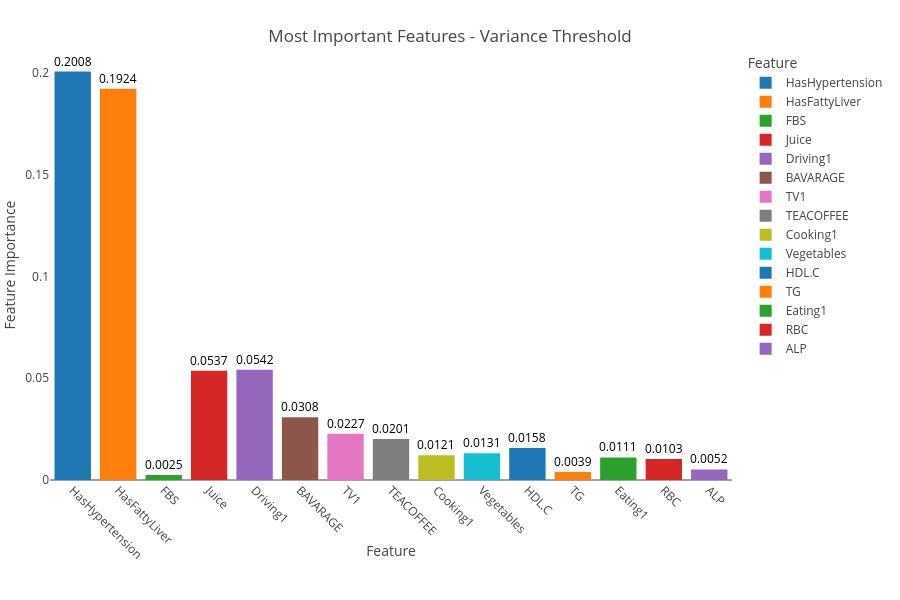
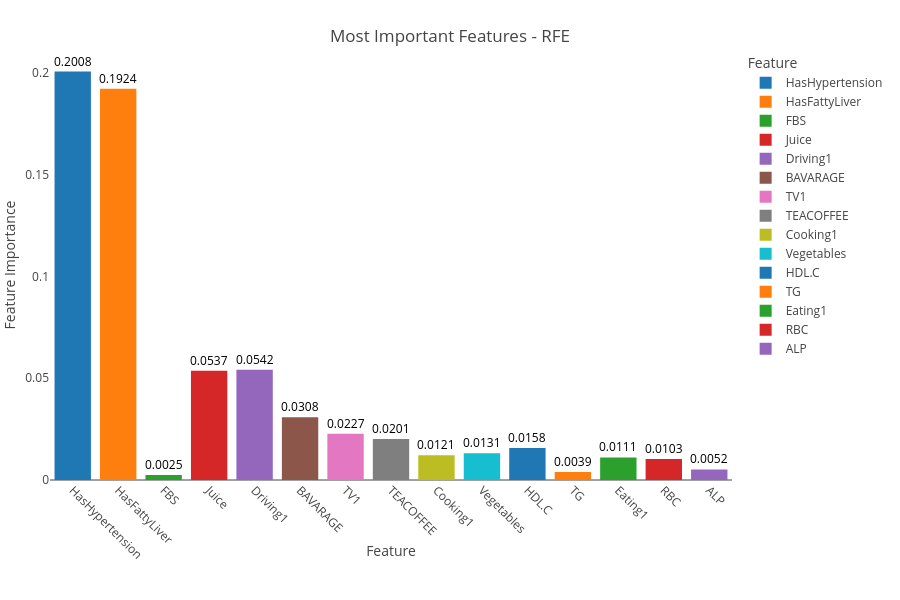
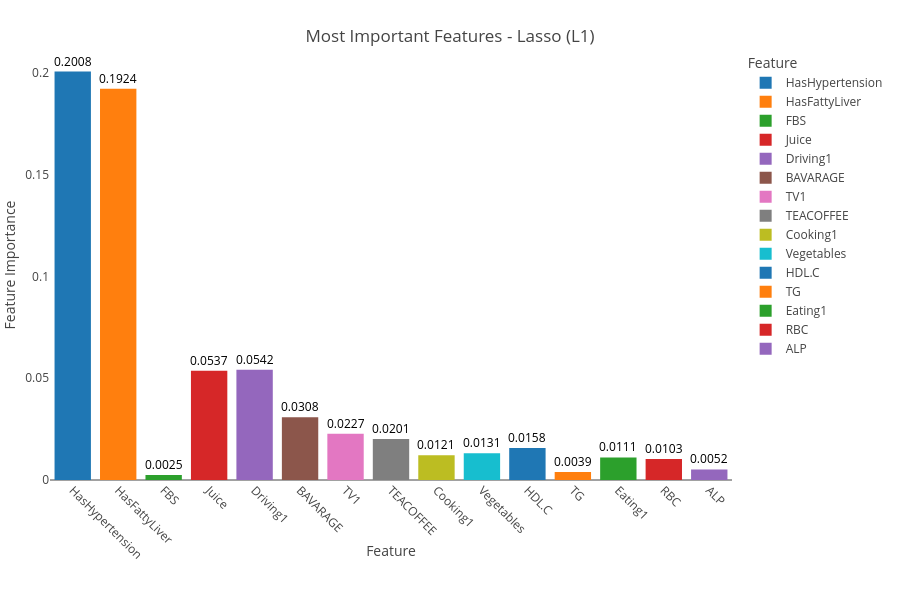
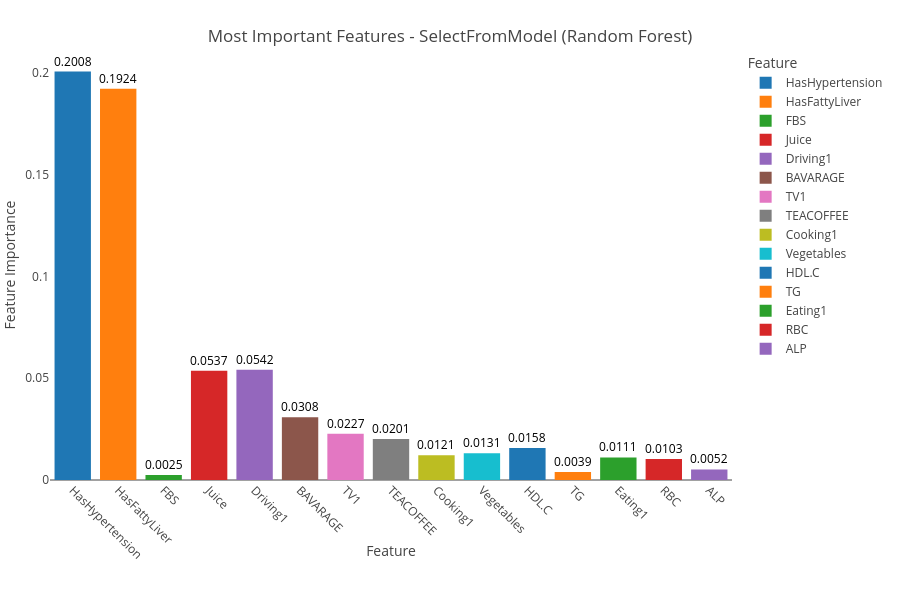

Notebook code for these charts, in order:
### Code cell
import pandas as pd
import plotly.express as px

# Assuming `X` is your DataFrame with the real feature names (predictors)
# Assuming `feature_importances` is a dictionary where each key is a method, 
# and the value is a pandas Series or DataFrame with feature importance scores.

# Convert the feature importances into a DataFrame for visualization
importance_df = pd.DataFrame(feature_importances).T  # Transpose so that methods are rows
importance_df.columns = X_train.columns  # Use the actual feature names from X
importance_df.columns = importance_df.columns.str.replace(r'num_imputer__','')

importance_df = importance_df.reset_index().rename(columns={'index': 'Feature Selection Method'})

# Determine the most important predictors (e.g., top N important features)
top_n = 15  # You can change this number to select more or fewer features

# Aggregate feature importance across all methods by averaging importance scores
importance_avg = importance_df.drop('Feature Selection Method', axis=1).mean(axis=0)

# Get the top N most important features based on average importance across methods
top_features = importance_avg.nlargest(top_n).index

# Filter the original importance DataFrame to include only the top features
importance_top_features_df = importance_df[['Feature Selection Method'] + list(top_features)]

# Melt the DataFrame for better visualization
importance_melted = importance_top_features_df.melt(id_vars=['Feature Selection Method'], 
                                                    var_name='Feature', 
                                                    value_name='Importance')

# Generate separate charts for each feature selection method
for method in importance_melted['Feature Selection Method'].unique():
    # Filter the data for the current method
    method_data = importance_melted[importance_melted['Feature Selection Method'] == method]

    # Create a bar plot for the current method
    fig_importance = px.bar(
        method_data,
        x='Feature',
        y='Importance',
        color='Feature',
        title=f'Most Important Features - {method}',
        labels={'Importance': 'Feature Importance', 'Feature Selection Method': 'Method'},
        height=600,
        category_orders={'Feature': list(top_features)},  # Ensure top features are sorted
        color_continuous_scale='Viridis',  # Use a gradient color scale for visual effect
    )

    # Add annotations for each bar with the importance value
    for i, row in method_data.iterrows():
        fig_importance.add_annotation(
            x=row['Feature'],
            y=row['Importance'],
            text=f"{row['Importance']:.4f}",  # Format to 4 decimal places
            showarrow=False,
            font=dict(size=12, color='black'),
            align="center",
            yanchor="bottom"  # Corrected from "verticalalignment"
        )

    # Update plot layout for better presentation
    fig_importance.update_layout(
        legend_title="Feature",
        xaxis_title="Feature",
        yaxis_title="Feature Importance",
        xaxis={'tickangle': 45, 'showgrid': False},  # Rotate feature labels for readability
        yaxis={'showgrid': True, 'gridcolor': 'rgba(255, 255, 255, 0.3)'},  # Add gridlines
        plot_bgcolor='rgba(0,0,0,0)',  # Make background transparent
        margin=dict(t=50, b=120, l=50, r=50),  # Adjust margins
        title_x=0.5,  # Center the title
        title_y=0.95,  # Move title to top
    )

    # Show the plot for the current method
    fig_importance.show()
    title=str(f'Most Important Features - {method}')
    fig_importance.write_image("Images/"+title + ".png", scale=6)

### Figure 1 — Plotly figure (JSON) as saved in the notebook; plotly's stock layout.template omitted (floating-point values rounded to 4 significant figures)
{"data": [{"hovertemplate": "Feature=%{x}<br>Feature Importance=%{y}<extra></extra>", "legendgroup": "HasHypertension", "marker": {"color": "#1F77B4", "pattern": {"shape": ""}}, "name": "HasHypertension", "orientation": "v", "showlegend": true, "textposition": "auto", "type": "bar", "x": ["HasHypertension"], "xaxis": "x", "y": [0.2008], "yaxis": "y"}, {"hovertemplate": "Feature=%{x}<br>Feature Importance=%{y}<extra></extra>", "legendgroup": "HasFattyLiver", "marker": {"color": "#FF7F0E", "pattern": {"shape": ""}}, "name": "HasFattyLiver", "orientation": "v", "showlegend": true, "textposition": "auto", "type": "bar", "x": ["HasFattyLiver"], "xaxis": "x", "y": [0.1924], "yaxis": "y"}, {"hovertemplate": "Feature=%{x}<br>Feature Importance=%{y}<extra></extra>", "legendgroup": "FBS", "marker": {"color": "#2CA02C", "pattern": {"shape": ""}}, "name": "FBS", "orientation": "v", "showlegend": true, "textposition": "auto", "type": "bar", "x": ["FBS"], "xaxis": "x", "y": [0.002503], "yaxis": "y"}, {"hovertemplate": "Feature=%{x}<br>Feature Importance=%{y}<extra></extra>", "legendgroup": "Juice", "marker": {"color": "#D62728", "pattern": {"shape": ""}}, "name": "Juice", "orientation": "v", "showlegend": true, "textposition": "auto", "type": "bar", "x": ["Juice"], "xaxis": "x", "y": [0.05367], "yaxis": "y"}, {"hovertemplate": "Feature=%{x}<br>Feature Importance=%{y}<extra></extra>", "legendgroup": "Driving1", "marker": {"color": "#9467BD", "pattern": {"shape": ""}}, "name": "Driving1", "orientation": "v", "showlegend": true, "textposition": "auto", "type": "bar", "x": ["Driving1"], "xaxis": "x", "y": [0.05421], "yaxis": "y"}, {"hovertemplate": "Feature=%{x}<br>Feature Importance=%{y}<extra></extra>", "legendgroup": "BAVARAGE", "marker": {"color": "#8C564B", "pattern": {"shape": ""}}, "name": "BAVARAGE", "orientation": "v", "showlegend": true, "textposition": "auto", "type": "bar", "x": ["BAVARAGE"], "xaxis": "x", "y": [0.03084], "yaxis": "y"}, {"hovertemplate": "Feature=%{x}<br>Feature Importance=%{y}<extra></extra>", "legendgroup": "TV1", "marker": {"color": "#E377C2", "pattern": {"shape": ""}}, "name": "TV1", "orientation": "v", "showlegend": true, "textposition": "auto", "type": "bar", "x": ["TV1"], "xaxis": "x", "y": [0.02273], "yaxis": "y"}, {"hovertemplate": "Feature=%{x}<br>Feature Importance=%{y}<extra></extra>", "legendgroup": "TEACOFFEE", "marker": {"color": "#7F7F7F", "pattern": {"shape": ""}}, "name": "TEACOFFEE", "orientation": "v", "showlegend": true, "textposition": "auto", "type": "bar", "x": ["TEACOFFEE"], "xaxis": "x", "y": [0.02011], "yaxis": "y"}, {"hovertemplate": "Feature=%{x}<br>Feature Importance=%{y}<extra></extra>", "legendgroup": "Cooking1", "marker": {"color": "#BCBD22", "pattern": {"shape": ""}}, "name": "Cooking1", "orientation": "v", "showlegend": true, "textposition": "auto", "type": "bar", "x": ["Cooking1"], "xaxis": "x", "y": [0.01211], "yaxis": "y"}, {"hovertemplate": "Feature=%{x}<br>Feature Importance=%{y}<extra></extra>", "legendgroup": "Vegetables", "marker": {"color": "#17BECF", "pattern": {"shape": ""}}, "name": "Vegetables", "orientation": "v", "showlegend": true, "textposition": "auto", "type": "bar", "x": ["Vegetables"], "xaxis": "x", "y": [0.0131], "yaxis": "y"}, {"hovertemplate": "Feature=%{x}<br>Feature Importance=%{y}<extra></extra>", "legendgroup": "HDL.C", "marker": {"color": "#1F77B4", "pattern": {"shape": ""}}, "name": "HDL.C", "orientation": "v", "showlegend": true, "textposition": "auto", "type": "bar", "x": ["HDL.C"], "xaxis": "x", "y": [0.01579], "yaxis": "y"}, {"hovertemplate": "Feature=%{x}<br>Feature Importance=%{y}<extra></extra>", "legendgroup": "TG", "marker": {"color": "#FF7F0E", "pattern": {"shape": ""}}, "name": "TG", "orientation": "v", "showlegend": true, "textposition": "auto", "type": "bar", "x": ["TG"], "xaxis": "x", "y": [0.003879], "yaxis": "y"}, {"hovertemplate": "Feature=%{x}<br>Feature Importance=%{y}<extra></extra>", "legendgroup": "Eating1", "marker": {"color": "#2CA02C", "pattern": {"shape": ""}}, "name": "Eating1", "orientation": "v", "showlegend": true, "textposition": "auto", "type": "bar", "x": ["Eating1"], "xaxis": "x", "y": [0.01108], "yaxis": "y"}, {"hovertemplate": "Feature=%{x}<br>Feature Importance=%{y}<extra></extra>", "legendgroup": "RBC", "marker": {"color": "#D62728", "pattern": {"shape": ""}}, "name": "RBC", "orientation": "v", "showlegend": true, "textposition": "auto", "type": "bar", "x": ["RBC"], "xaxis": "x", "y": [0.01027], "yaxis": "y"}, {"hovertemplate": "Feature=%{x}<br>Feature Importance=%{y}<extra></extra>", "legendgroup": "ALP", "marker": {"color": "#9467BD", "pattern": {"shape": ""}}, "name": "ALP", "orientation": "v", "showlegend": true, "textposition": "auto", "type": "bar", "x": ["ALP"], "xaxis": "x", "y": [0.005174], "yaxis": "y"}], "layout": {"annotations": [{"align": "center", "font": {"color": "black", "size": 12}, "showarrow": false, "text": "0.2008", "x": "HasHypertension", "y": 0.2008, "yanchor": "bottom"}, {"align": "center", "font": {"color": "black", "size": 12}, "showarrow": false, "text": "0.1924", "x": "HasFattyLiver", "y": 0.1924, "yanchor": "bottom"}, {"align": "center", "font": {"color": "black", "size": 12}, "showarrow": false, "text": "0.0025", "x": "FBS", "y": 0.002503, "yanchor": "bottom"}, {"align": "center", "font": {"color": "black", "size": 12}, "showarrow": false, "text": "0.0537", "x": "Juice", "y": 0.05367, "yanchor": "bottom"}, {"align": "center", "font": {"color": "black", "size": 12}, "showarrow": false, "text": "0.0542", "x": "Driving1", "y": 0.05421, "yanchor": "bottom"}, {"align": "center", "font": {"color": "black", "size": 12}, "showarrow": false, "text": "0.0308", "x": "BAVARAGE", "y": 0.03084, "yanchor": "bottom"}, {"align": "center", "font": {"color": "black", "size": 12}, "showarrow": false, "text": "0.0227", "x": "TV1", "y": 0.02273, "yanchor": "bottom"}, {"align": "center", "font": {"color": "black", "size": 12}, "showarrow": false, "text": "0.0201", "x": "TEACOFFEE", "y": 0.02011, "yanchor": "bottom"}, {"align": "center", "font": {"color": "black", "size": 12}, "showarrow": false, "text": "0.0121", "x": "Cooking1", "y": 0.01211, "yanchor": "bottom"}, {"align": "center", "font": {"color": "black", "size": 12}, "showarrow": false, "text": "0.0131", "x": "Vegetables", "y": 0.0131, "yanchor": "bottom"}, {"align": "center", "font": {"color": "black", "size": 12}, "showarrow": false, "text": "0.0158", "x": "HDL.C", "y": 0.01579, "yanchor": "bottom"}, {"align": "center", "font": {"color": "black", "size": 12}, "showarrow": false, "text": "0.0039", "x": "TG", "y": 0.003879, "yanchor": "bottom"}, {"align": "center", "font": {"color": "black", "size": 12}, "showarrow": false, "text": "0.0111", "x": "Eating1", "y": 0.01108, "yanchor": "bottom"}, {"align": "center", "font": {"color": "black", "size": 12}, "showarrow": false, "text": "0.0103", "x": "RBC", "y": 0.01027, "yanchor": "bottom"}, {"align": "center", "font": {"color": "black", "size": 12}, "showarrow": false, "text": "0.0052", "x": "ALP", "y": 0.005174, "yanchor": "bottom"}], "barmode": "relative", "height": 600, "legend": {"title": {"text": "Feature"}, "tracegroupgap": 0}, "margin": {"b": 120, "l": 50, "r": 50, "t": 50}, "plot_bgcolor": "rgba(0,0,0,0)", "title": {"text": "Most Important Features - Variance Threshold", "x": 0.5, "y": 0.95}, "xaxis": {"anchor": "y", "categoryarray": ["HasHypertension", "HasFattyLiver", "FBS", "Juice", "Driving1", "BAVARAGE", "TV1", "TEACOFFEE", "Cooking1", "Vegetables", "HDL.C", "TG", "Eating1", "RBC", "ALP"], "categoryorder": "array", "domain": [0, 1], "showgrid": false, "tickangle": 45, "title": {"text": "Feature"}}, "yaxis": {"anchor": "x", "domain": [0, 1], "gridcolor": "rgba(255, 255, 255, 0.3)", "showgrid": true, "title": {"text": "Feature Importance"}}}}

### Figure 2 — Plotly figure (JSON) as saved in the notebook; plotly's stock layout.template omitted (floating-point values rounded to 4 significant figures)
{"data": [{"hovertemplate": "Feature=%{x}<br>Feature Importance=%{y}<extra></extra>", "legendgroup": "HasHypertension", "marker": {"color": "#1F77B4", "pattern": {"shape": ""}}, "name": "HasHypertension", "orientation": "v", "showlegend": true, "textposition": "auto", "type": "bar", "x": ["HasHypertension"], "xaxis": "x", "y": [0.2008], "yaxis": "y"}, {"hovertemplate": "Feature=%{x}<br>Feature Importance=%{y}<extra></extra>", "legendgroup": "HasFattyLiver", "marker": {"color": "#FF7F0E", "pattern": {"shape": ""}}, "name": "HasFattyLiver", "orientation": "v", "showlegend": true, "textposition": "auto", "type": "bar", "x": ["HasFattyLiver"], "xaxis": "x", "y": [0.1924], "yaxis": "y"}, {"hovertemplate": "Feature=%{x}<br>Feature Importance=%{y}<extra></extra>", "legendgroup": "FBS", "marker": {"color": "#2CA02C", "pattern": {"shape": ""}}, "name": "FBS", "orientation": "v", "showlegend": true, "textposition": "auto", "type": "bar", "x": ["FBS"], "xaxis": "x", "y": [0.002503], "yaxis": "y"}, {"hovertemplate": "Feature=%{x}<br>Feature Importance=%{y}<extra></extra>", "legendgroup": "Juice", "marker": {"color": "#D62728", "pattern": {"shape": ""}}, "name": "Juice", "orientation": "v", "showlegend": true, "textposition": "auto", "type": "bar", "x": ["Juice"], "xaxis": "x", "y": [0.05367], "yaxis": "y"}, {"hovertemplate": "Feature=%{x}<br>Feature Importance=%{y}<extra></extra>", "legendgroup": "Driving1", "marker": {"color": "#9467BD", "pattern": {"shape": ""}}, "name": "Driving1", "orientation": "v", "showlegend": true, "textposition": "auto", "type": "bar", "x": ["Driving1"], "xaxis": "x", "y": [0.05421], "yaxis": "y"}, {"hovertemplate": "Feature=%{x}<br>Feature Importance=%{y}<extra></extra>", "legendgroup": "BAVARAGE", "marker": {"color": "#8C564B", "pattern": {"shape": ""}}, "name": "BAVARAGE", "orientation": "v", "showlegend": true, "textposition": "auto", "type": "bar", "x": ["BAVARAGE"], "xaxis": "x", "y": [0.03084], "yaxis": "y"}, {"hovertemplate": "Feature=%{x}<br>Feature Importance=%{y}<extra></extra>", "legendgroup": "TV1", "marker": {"color": "#E377C2", "pattern": {"shape": ""}}, "name": "TV1", "orientation": "v", "showlegend": true, "textposition": "auto", "type": "bar", "x": ["TV1"], "xaxis": "x", "y": [0.02273], "yaxis": "y"}, {"hovertemplate": "Feature=%{x}<br>Feature Importance=%{y}<extra></extra>", "legendgroup": "TEACOFFEE", "marker": {"color": "#7F7F7F", "pattern": {"shape": ""}}, "name": "TEACOFFEE", "orientation": "v", "showlegend": true, "textposition": "auto", "type": "bar", "x": ["TEACOFFEE"], "xaxis": "x", "y": [0.02011], "yaxis": "y"}, {"hovertemplate": "Feature=%{x}<br>Feature Importance=%{y}<extra></extra>", "legendgroup": "Cooking1", "marker": {"color": "#BCBD22", "pattern": {"shape": ""}}, "name": "Cooking1", "orientation": "v", "showlegend": true, "textposition": "auto", "type": "bar", "x": ["Cooking1"], "xaxis": "x", "y": [0.01211], "yaxis": "y"}, {"hovertemplate": "Feature=%{x}<br>Feature Importance=%{y}<extra></extra>", "legendgroup": "Vegetables", "marker": {"color": "#17BECF", "pattern": {"shape": ""}}, "name": "Vegetables", "orientation": "v", "showlegend": true, "textposition": "auto", "type": "bar", "x": ["Vegetables"], "xaxis": "x", "y": [0.0131], "yaxis": "y"}, {"hovertemplate": "Feature=%{x}<br>Feature Importance=%{y}<extra></extra>", "legendgroup": "HDL.C", "marker": {"color": "#1F77B4", "pattern": {"shape": ""}}, "name": "HDL.C", "orientation": "v", "showlegend": true, "textposition": "auto", "type": "bar", "x": ["HDL.C"], "xaxis": "x", "y": [0.01579], "yaxis": "y"}, {"hovertemplate": "Feature=%{x}<br>Feature Importance=%{y}<extra></extra>", "legendgroup": "TG", "marker": {"color": "#FF7F0E", "pattern": {"shape": ""}}, "name": "TG", "orientation": "v", "showlegend": true, "textposition": "auto", "type": "bar", "x": ["TG"], "xaxis": "x", "y": [0.003879], "yaxis": "y"}, {"hovertemplate": "Feature=%{x}<br>Feature Importance=%{y}<extra></extra>", "legendgroup": "Eating1", "marker": {"color": "#2CA02C", "pattern": {"shape": ""}}, "name": "Eating1", "orientation": "v", "showlegend": true, "textposition": "auto", "type": "bar", "x": ["Eating1"], "xaxis": "x", "y": [0.01108], "yaxis": "y"}, {"hovertemplate": "Feature=%{x}<br>Feature Importance=%{y}<extra></extra>", "legendgroup": "RBC", "marker": {"color": "#D62728", "pattern": {"shape": ""}}, "name": "RBC", "orientation": "v", "showlegend": true, "textposition": "auto", "type": "bar", "x": ["RBC"], "xaxis": "x", "y": [0.01027], "yaxis": "y"}, {"hovertemplate": "Feature=%{x}<br>Feature Importance=%{y}<extra></extra>", "legendgroup": "ALP", "marker": {"color": "#9467BD", "pattern": {"shape": ""}}, "name": "ALP", "orientation": "v", "showlegend": true, "textposition": "auto", "type": "bar", "x": ["ALP"], "xaxis": "x", "y": [0.005174], "yaxis": "y"}], "layout": {"annotations": [{"align": "center", "font": {"color": "black", "size": 12}, "showarrow": false, "text": "0.2008", "x": "HasHypertension", "y": 0.2008, "yanchor": "bottom"}, {"align": "center", "font": {"color": "black", "size": 12}, "showarrow": false, "text": "0.1924", "x": "HasFattyLiver", "y": 0.1924, "yanchor": "bottom"}, {"align": "center", "font": {"color": "black", "size": 12}, "showarrow": false, "text": "0.0025", "x": "FBS", "y": 0.002503, "yanchor": "bottom"}, {"align": "center", "font": {"color": "black", "size": 12}, "showarrow": false, "text": "0.0537", "x": "Juice", "y": 0.05367, "yanchor": "bottom"}, {"align": "center", "font": {"color": "black", "size": 12}, "showarrow": false, "text": "0.0542", "x": "Driving1", "y": 0.05421, "yanchor": "bottom"}, {"align": "center", "font": {"color": "black", "size": 12}, "showarrow": false, "text": "0.0308", "x": "BAVARAGE", "y": 0.03084, "yanchor": "bottom"}, {"align": "center", "font": {"color": "black", "size": 12}, "showarrow": false, "text": "0.0227", "x": "TV1", "y": 0.02273, "yanchor": "bottom"}, {"align": "center", "font": {"color": "black", "size": 12}, "showarrow": false, "text": "0.0201", "x": "TEACOFFEE", "y": 0.02011, "yanchor": "bottom"}, {"align": "center", "font": {"color": "black", "size": 12}, "showarrow": false, "text": "0.0121", "x": "Cooking1", "y": 0.01211, "yanchor": "bottom"}, {"align": "center", "font": {"color": "black", "size": 12}, "showarrow": false, "text": "0.0131", "x": "Vegetables", "y": 0.0131, "yanchor": "bottom"}, {"align": "center", "font": {"color": "black", "size": 12}, "showarrow": false, "text": "0.0158", "x": "HDL.C", "y": 0.01579, "yanchor": "bottom"}, {"align": "center", "font": {"color": "black", "size": 12}, "showarrow": false, "text": "0.0039", "x": "TG", "y": 0.003879, "yanchor": "bottom"}, {"align": "center", "font": {"color": "black", "size": 12}, "showarrow": false, "text": "0.0111", "x": "Eating1", "y": 0.01108, "yanchor": "bottom"}, {"align": "center", "font": {"color": "black", "size": 12}, "showarrow": false, "text": "0.0103", "x": "RBC", "y": 0.01027, "yanchor": "bottom"}, {"align": "center", "font": {"color": "black", "size": 12}, "showarrow": false, "text": "0.0052", "x": "ALP", "y": 0.005174, "yanchor": "bottom"}], "barmode": "relative", "height": 600, "legend": {"title": {"text": "Feature"}, "tracegroupgap": 0}, "margin": {"b": 120, "l": 50, "r": 50, "t": 50}, "plot_bgcolor": "rgba(0,0,0,0)", "title": {"text": "Most Important Features - RFE", "x": 0.5, "y": 0.95}, "xaxis": {"anchor": "y", "categoryarray": ["HasHypertension", "HasFattyLiver", "FBS", "Juice", "Driving1", "BAVARAGE", "TV1", "TEACOFFEE", "Cooking1", "Vegetables", "HDL.C", "TG", "Eating1", "RBC", "ALP"], "categoryorder": "array", "domain": [0, 1], "showgrid": false, "tickangle": 45, "title": {"text": "Feature"}}, "yaxis": {"anchor": "x", "domain": [0, 1], "gridcolor": "rgba(255, 255, 255, 0.3)", "showgrid": true, "title": {"text": "Feature Importance"}}}}

### Figure 3 — Plotly figure (JSON) as saved in the notebook; plotly's stock layout.template omitted (floating-point values rounded to 4 significant figures)
{"data": [{"hovertemplate": "Feature=%{x}<br>Feature Importance=%{y}<extra></extra>", "legendgroup": "HasHypertension", "marker": {"color": "#1F77B4", "pattern": {"shape": ""}}, "name": "HasHypertension", "orientation": "v", "showlegend": true, "textposition": "auto", "type": "bar", "x": ["HasHypertension"], "xaxis": "x", "y": [0.2008], "yaxis": "y"}, {"hovertemplate": "Feature=%{x}<br>Feature Importance=%{y}<extra></extra>", "legendgroup": "HasFattyLiver", "marker": {"color": "#FF7F0E", "pattern": {"shape": ""}}, "name": "HasFattyLiver", "orientation": "v", "showlegend": true, "textposition": "auto", "type": "bar", "x": ["HasFattyLiver"], "xaxis": "x", "y": [0.1924], "yaxis": "y"}, {"hovertemplate": "Feature=%{x}<br>Feature Importance=%{y}<extra></extra>", "legendgroup": "FBS", "marker": {"color": "#2CA02C", "pattern": {"shape": ""}}, "name": "FBS", "orientation": "v", "showlegend": true, "textposition": "auto", "type": "bar", "x": ["FBS"], "xaxis": "x", "y": [0.002503], "yaxis": "y"}, {"hovertemplate": "Feature=%{x}<br>Feature Importance=%{y}<extra></extra>", "legendgroup": "Juice", "marker": {"color": "#D62728", "pattern": {"shape": ""}}, "name": "Juice", "orientation": "v", "showlegend": true, "textposition": "auto", "type": "bar", "x": ["Juice"], "xaxis": "x", "y": [0.05367], "yaxis": "y"}, {"hovertemplate": "Feature=%{x}<br>Feature Importance=%{y}<extra></extra>", "legendgroup": "Driving1", "marker": {"color": "#9467BD", "pattern": {"shape": ""}}, "name": "Driving1", "orientation": "v", "showlegend": true, "textposition": "auto", "type": "bar", "x": ["Driving1"], "xaxis": "x", "y": [0.05421], "yaxis": "y"}, {"hovertemplate": "Feature=%{x}<br>Feature Importance=%{y}<extra></extra>", "legendgroup": "BAVARAGE", "marker": {"color": "#8C564B", "pattern": {"shape": ""}}, "name": "BAVARAGE", "orientation": "v", "showlegend": true, "textposition": "auto", "type": "bar", "x": ["BAVARAGE"], "xaxis": "x", "y": [0.03084], "yaxis": "y"}, {"hovertemplate": "Feature=%{x}<br>Feature Importance=%{y}<extra></extra>", "legendgroup": "TV1", "marker": {"color": "#E377C2", "pattern": {"shape": ""}}, "name": "TV1", "orientation": "v", "showlegend": true, "textposition": "auto", "type": "bar", "x": ["TV1"], "xaxis": "x", "y": [0.02273], "yaxis": "y"}, {"hovertemplate": "Feature=%{x}<br>Feature Importance=%{y}<extra></extra>", "legendgroup": "TEACOFFEE", "marker": {"color": "#7F7F7F", "pattern": {"shape": ""}}, "name": "TEACOFFEE", "orientation": "v", "showlegend": true, "textposition": "auto", "type": "bar", "x": ["TEACOFFEE"], "xaxis": "x", "y": [0.02011], "yaxis": "y"}, {"hovertemplate": "Feature=%{x}<br>Feature Importance=%{y}<extra></extra>", "legendgroup": "Cooking1", "marker": {"color": "#BCBD22", "pattern": {"shape": ""}}, "name": "Cooking1", "orientation": "v", "showlegend": true, "textposition": "auto", "type": "bar", "x": ["Cooking1"], "xaxis": "x", "y": [0.01211], "yaxis": "y"}, {"hovertemplate": "Feature=%{x}<br>Feature Importance=%{y}<extra></extra>", "legendgroup": "Vegetables", "marker": {"color": "#17BECF", "pattern": {"shape": ""}}, "name": "Vegetables", "orientation": "v", "showlegend": true, "textposition": "auto", "type": "bar", "x": ["Vegetables"], "xaxis": "x", "y": [0.0131], "yaxis": "y"}, {"hovertemplate": "Feature=%{x}<br>Feature Importance=%{y}<extra></extra>", "legendgroup": "HDL.C", "marker": {"color": "#1F77B4", "pattern": {"shape": ""}}, "name": "HDL.C", "orientation": "v", "showlegend": true, "textposition": "auto", "type": "bar", "x": ["HDL.C"], "xaxis": "x", "y": [0.01579], "yaxis": "y"}, {"hovertemplate": "Feature=%{x}<br>Feature Importance=%{y}<extra></extra>", "legendgroup": "TG", "marker": {"color": "#FF7F0E", "pattern": {"shape": ""}}, "name": "TG", "orientation": "v", "showlegend": true, "textposition": "auto", "type": "bar", "x": ["TG"], "xaxis": "x", "y": [0.003879], "yaxis": "y"}, {"hovertemplate": "Feature=%{x}<br>Feature Importance=%{y}<extra></extra>", "legendgroup": "Eating1", "marker": {"color": "#2CA02C", "pattern": {"shape": ""}}, "name": "Eating1", "orientation": "v", "showlegend": true, "textposition": "auto", "type": "bar", "x": ["Eating1"], "xaxis": "x", "y": [0.01108], "yaxis": "y"}, {"hovertemplate": "Feature=%{x}<br>Feature Importance=%{y}<extra></extra>", "legendgroup": "RBC", "marker": {"color": "#D62728", "pattern": {"shape": ""}}, "name": "RBC", "orientation": "v", "showlegend": true, "textposition": "auto", "type": "bar", "x": ["RBC"], "xaxis": "x", "y": [0.01027], "yaxis": "y"}, {"hovertemplate": "Feature=%{x}<br>Feature Importance=%{y}<extra></extra>", "legendgroup": "ALP", "marker": {"color": "#9467BD", "pattern": {"shape": ""}}, "name": "ALP", "orientation": "v", "showlegend": true, "textposition": "auto", "type": "bar", "x": ["ALP"], "xaxis": "x", "y": [0.005174], "yaxis": "y"}], "layout": {"annotations": [{"align": "center", "font": {"color": "black", "size": 12}, "showarrow": false, "text": "0.2008", "x": "HasHypertension", "y": 0.2008, "yanchor": "bottom"}, {"align": "center", "font": {"color": "black", "size": 12}, "showarrow": false, "text": "0.1924", "x": "HasFattyLiver", "y": 0.1924, "yanchor": "bottom"}, {"align": "center", "font": {"color": "black", "size": 12}, "showarrow": false, "text": "0.0025", "x": "FBS", "y": 0.002503, "yanchor": "bottom"}, {"align": "center", "font": {"color": "black", "size": 12}, "showarrow": false, "text": "0.0537", "x": "Juice", "y": 0.05367, "yanchor": "bottom"}, {"align": "center", "font": {"color": "black", "size": 12}, "showarrow": false, "text": "0.0542", "x": "Driving1", "y": 0.05421, "yanchor": "bottom"}, {"align": "center", "font": {"color": "black", "size": 12}, "showarrow": false, "text": "0.0308", "x": "BAVARAGE", "y": 0.03084, "yanchor": "bottom"}, {"align": "center", "font": {"color": "black", "size": 12}, "showarrow": false, "text": "0.0227", "x": "TV1", "y": 0.02273, "yanchor": "bottom"}, {"align": "center", "font": {"color": "black", "size": 12}, "showarrow": false, "text": "0.0201", "x": "TEACOFFEE", "y": 0.02011, "yanchor": "bottom"}, {"align": "center", "font": {"color": "black", "size": 12}, "showarrow": false, "text": "0.0121", "x": "Cooking1", "y": 0.01211, "yanchor": "bottom"}, {"align": "center", "font": {"color": "black", "size": 12}, "showarrow": false, "text": "0.0131", "x": "Vegetables", "y": 0.0131, "yanchor": "bottom"}, {"align": "center", "font": {"color": "black", "size": 12}, "showarrow": false, "text": "0.0158", "x": "HDL.C", "y": 0.01579, "yanchor": "bottom"}, {"align": "center", "font": {"color": "black", "size": 12}, "showarrow": false, "text": "0.0039", "x": "TG", "y": 0.003879, "yanchor": "bottom"}, {"align": "center", "font": {"color": "black", "size": 12}, "showarrow": false, "text": "0.0111", "x": "Eating1", "y": 0.01108, "yanchor": "bottom"}, {"align": "center", "font": {"color": "black", "size": 12}, "showarrow": false, "text": "0.0103", "x": "RBC", "y": 0.01027, "yanchor": "bottom"}, {"align": "center", "font": {"color": "black", "size": 12}, "showarrow": false, "text": "0.0052", "x": "ALP", "y": 0.005174, "yanchor": "bottom"}], "barmode": "relative", "height": 600, "legend": {"title": {"text": "Feature"}, "tracegroupgap": 0}, "margin": {"b": 120, "l": 50, "r": 50, "t": 50}, "plot_bgcolor": "rgba(0,0,0,0)", "title": {"text": "Most Important Features - Lasso (L1)", "x": 0.5, "y": 0.95}, "xaxis": {"anchor": "y", "categoryarray": ["HasHypertension", "HasFattyLiver", "FBS", "Juice", "Driving1", "BAVARAGE", "TV1", "TEACOFFEE", "Cooking1", "Vegetables", "HDL.C", "TG", "Eating1", "RBC", "ALP"], "categoryorder": "array", "domain": [0, 1], "showgrid": false, "tickangle": 45, "title": {"text": "Feature"}}, "yaxis": {"anchor": "x", "domain": [0, 1], "gridcolor": "rgba(255, 255, 255, 0.3)", "showgrid": true, "title": {"text": "Feature Importance"}}}}

### Figure 4 — Plotly figure (JSON) as saved in the notebook; plotly's stock layout.template omitted (floating-point values rounded to 4 significant figures)
{"data": [{"hovertemplate": "Feature=%{x}<br>Feature Importance=%{y}<extra></extra>", "legendgroup": "HasHypertension", "marker": {"color": "#1F77B4", "pattern": {"shape": ""}}, "name": "HasHypertension", "orientation": "v", "showlegend": true, "textposition": "auto", "type": "bar", "x": ["HasHypertension"], "xaxis": "x", "y": [0.2008], "yaxis": "y"}, {"hovertemplate": "Feature=%{x}<br>Feature Importance=%{y}<extra></extra>", "legendgroup": "HasFattyLiver", "marker": {"color": "#FF7F0E", "pattern": {"shape": ""}}, "name": "HasFattyLiver", "orientation": "v", "showlegend": true, "textposition": "auto", "type": "bar", "x": ["HasFattyLiver"], "xaxis": "x", "y": [0.1924], "yaxis": "y"}, {"hovertemplate": "Feature=%{x}<br>Feature Importance=%{y}<extra></extra>", "legendgroup": "FBS", "marker": {"color": "#2CA02C", "pattern": {"shape": ""}}, "name": "FBS", "orientation": "v", "showlegend": true, "textposition": "auto", "type": "bar", "x": ["FBS"], "xaxis": "x", "y": [0.002503], "yaxis": "y"}, {"hovertemplate": "Feature=%{x}<br>Feature Importance=%{y}<extra></extra>", "legendgroup": "Juice", "marker": {"color": "#D62728", "pattern": {"shape": ""}}, "name": "Juice", "orientation": "v", "showlegend": true, "textposition": "auto", "type": "bar", "x": ["Juice"], "xaxis": "x", "y": [0.05367], "yaxis": "y"}, {"hovertemplate": "Feature=%{x}<br>Feature Importance=%{y}<extra></extra>", "legendgroup": "Driving1", "marker": {"color": "#9467BD", "pattern": {"shape": ""}}, "name": "Driving1", "orientation": "v", "showlegend": true, "textposition": "auto", "type": "bar", "x": ["Driving1"], "xaxis": "x", "y": [0.05421], "yaxis": "y"}, {"hovertemplate": "Feature=%{x}<br>Feature Importance=%{y}<extra></extra>", "legendgroup": "BAVARAGE", "marker": {"color": "#8C564B", "pattern": {"shape": ""}}, "name": "BAVARAGE", "orientation": "v", "showlegend": true, "textposition": "auto", "type": "bar", "x": ["BAVARAGE"], "xaxis": "x", "y": [0.03084], "yaxis": "y"}, {"hovertemplate": "Feature=%{x}<br>Feature Importance=%{y}<extra></extra>", "legendgroup": "TV1", "marker": {"color": "#E377C2", "pattern": {"shape": ""}}, "name": "TV1", "orientation": "v", "showlegend": true, "textposition": "auto", "type": "bar", "x": ["TV1"], "xaxis": "x", "y": [0.02273], "yaxis": "y"}, {"hovertemplate": "Feature=%{x}<br>Feature Importance=%{y}<extra></extra>", "legendgroup": "TEACOFFEE", "marker": {"color": "#7F7F7F", "pattern": {"shape": ""}}, "name": "TEACOFFEE", "orientation": "v", "showlegend": true, "textposition": "auto", "type": "bar", "x": ["TEACOFFEE"], "xaxis": "x", "y": [0.02011], "yaxis": "y"}, {"hovertemplate": "Feature=%{x}<br>Feature Importance=%{y}<extra></extra>", "legendgroup": "Cooking1", "marker": {"color": "#BCBD22", "pattern": {"shape": ""}}, "name": "Cooking1", "orientation": "v", "showlegend": true, "textposition": "auto", "type": "bar", "x": ["Cooking1"], "xaxis": "x", "y": [0.01211], "yaxis": "y"}, {"hovertemplate": "Feature=%{x}<br>Feature Importance=%{y}<extra></extra>", "legendgroup": "Vegetables", "marker": {"color": "#17BECF", "pattern": {"shape": ""}}, "name": "Vegetables", "orientation": "v", "showlegend": true, "textposition": "auto", "type": "bar", "x": ["Vegetables"], "xaxis": "x", "y": [0.0131], "yaxis": "y"}, {"hovertemplate": "Feature=%{x}<br>Feature Importance=%{y}<extra></extra>", "legendgroup": "HDL.C", "marker": {"color": "#1F77B4", "pattern": {"shape": ""}}, "name": "HDL.C", "orientation": "v", "showlegend": true, "textposition": "auto", "type": "bar", "x": ["HDL.C"], "xaxis": "x", "y": [0.01579], "yaxis": "y"}, {"hovertemplate": "Feature=%{x}<br>Feature Importance=%{y}<extra></extra>", "legendgroup": "TG", "marker": {"color": "#FF7F0E", "pattern": {"shape": ""}}, "name": "TG", "orientation": "v", "showlegend": true, "textposition": "auto", "type": "bar", "x": ["TG"], "xaxis": "x", "y": [0.003879], "yaxis": "y"}, {"hovertemplate": "Feature=%{x}<br>Feature Importance=%{y}<extra></extra>", "legendgroup": "Eating1", "marker": {"color": "#2CA02C", "pattern": {"shape": ""}}, "name": "Eating1", "orientation": "v", "showlegend": true, "textposition": "auto", "type": "bar", "x": ["Eating1"], "xaxis": "x", "y": [0.01108], "yaxis": "y"}, {"hovertemplate": "Feature=%{x}<br>Feature Importance=%{y}<extra></extra>", "legendgroup": "RBC", "marker": {"color": "#D62728", "pattern": {"shape": ""}}, "name": "RBC", "orientation": "v", "showlegend": true, "textposition": "auto", "type": "bar", "x": ["RBC"], "xaxis": "x", "y": [0.01027], "yaxis": "y"}, {"hovertemplate": "Feature=%{x}<br>Feature Importance=%{y}<extra></extra>", "legendgroup": "ALP", "marker": {"color": "#9467BD", "pattern": {"shape": ""}}, "name": "ALP", "orientation": "v", "showlegend": true, "textposition": "auto", "type": "bar", "x": ["ALP"], "xaxis": "x", "y": [0.005174], "yaxis": "y"}], "layout": {"annotations": [{"align": "center", "font": {"color": "black", "size": 12}, "showarrow": false, "text": "0.2008", "x": "HasHypertension", "y": 0.2008, "yanchor": "bottom"}, {"align": "center", "font": {"color": "black", "size": 12}, "showarrow": false, "text": "0.1924", "x": "HasFattyLiver", "y": 0.1924, "yanchor": "bottom"}, {"align": "center", "font": {"color": "black", "size": 12}, "showarrow": false, "text": "0.0025", "x": "FBS", "y": 0.002503, "yanchor": "bottom"}, {"align": "center", "font": {"color": "black", "size": 12}, "showarrow": false, "text": "0.0537", "x": "Juice", "y": 0.05367, "yanchor": "bottom"}, {"align": "center", "font": {"color": "black", "size": 12}, "showarrow": false, "text": "0.0542", "x": "Driving1", "y": 0.05421, "yanchor": "bottom"}, {"align": "center", "font": {"color": "black", "size": 12}, "showarrow": false, "text": "0.0308", "x": "BAVARAGE", "y": 0.03084, "yanchor": "bottom"}, {"align": "center", "font": {"color": "black", "size": 12}, "showarrow": false, "text": "0.0227", "x": "TV1", "y": 0.02273, "yanchor": "bottom"}, {"align": "center", "font": {"color": "black", "size": 12}, "showarrow": false, "text": "0.0201", "x": "TEACOFFEE", "y": 0.02011, "yanchor": "bottom"}, {"align": "center", "font": {"color": "black", "size": 12}, "showarrow": false, "text": "0.0121", "x": "Cooking1", "y": 0.01211, "yanchor": "bottom"}, {"align": "center", "font": {"color": "black", "size": 12}, "showarrow": false, "text": "0.0131", "x": "Vegetables", "y": 0.0131, "yanchor": "bottom"}, {"align": "center", "font": {"color": "black", "size": 12}, "showarrow": false, "text": "0.0158", "x": "HDL.C", "y": 0.01579, "yanchor": "bottom"}, {"align": "center", "font": {"color": "black", "size": 12}, "showarrow": false, "text": "0.0039", "x": "TG", "y": 0.003879, "yanchor": "bottom"}, {"align": "center", "font": {"color": "black", "size": 12}, "showarrow": false, "text": "0.0111", "x": "Eating1", "y": 0.01108, "yanchor": "bottom"}, {"align": "center", "font": {"color": "black", "size": 12}, "showarrow": false, "text": "0.0103", "x": "RBC", "y": 0.01027, "yanchor": "bottom"}, {"align": "center", "font": {"color": "black", "size": 12}, "showarrow": false, "text": "0.0052", "x": "ALP", "y": 0.005174, "yanchor": "bottom"}], "barmode": "relative", "height": 600, "legend": {"title": {"text": "Feature"}, "tracegroupgap": 0}, "margin": {"b": 120, "l": 50, "r": 50, "t": 50}, "plot_bgcolor": "rgba(0,0,0,0)", "title": {"text": "Most Important Features - SelectFromModel (Random Forest)", "x": 0.5, "y": 0.95}, "xaxis": {"anchor": "y", "categoryarray": ["HasHypertension", "HasFattyLiver", "FBS", "Juice", "Driving1", "BAVARAGE", "TV1", "TEACOFFEE", "Cooking1", "Vegetables", "HDL.C", "TG", "Eating1", "RBC", "ALP"], "categoryorder": "array", "domain": [0, 1], "showgrid": false, "tickangle": 45, "title": {"text": "Feature"}}, "yaxis": {"anchor": "x", "domain": [0, 1], "gridcolor": "rgba(255, 255, 255, 0.3)", "showgrid": true, "title": {"text": "Feature Importance"}}}}
